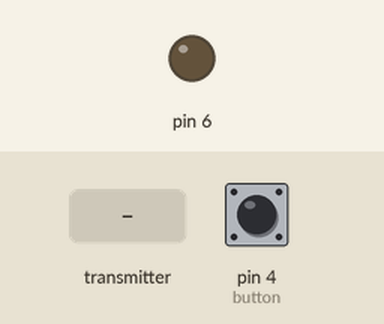
This sketch was run on a simulated Arduino Uno, built with avr-gcc and run on an emulated ATmega328P. Shown: output pins drawn as LEDs (lit = HIGH). Inputs (shaded band) come from the test bench; at power-on: pin 4 (button) HIGH. No radio packets arrive unless stated; what the sketch prints to the serial monitor is not drawn.

Above: at 1.2 s.
1.3 s: the transmitter starts sending angleV = 45
At 2.5 s:
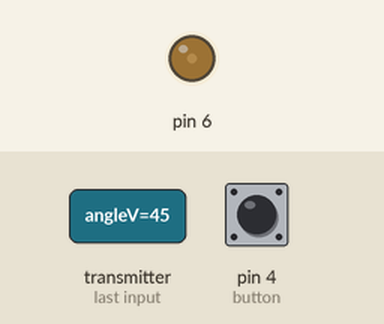
2.8 s: the transmitter starts sending angleV = 90
At 3.6 s:
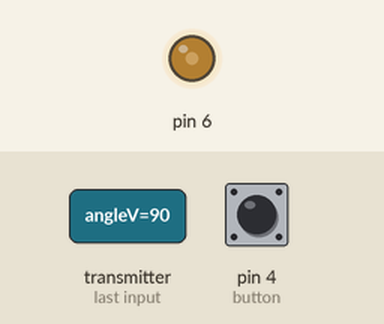
4.4 s: the transmitter starts sending angleV = 180
At 5.3 s:
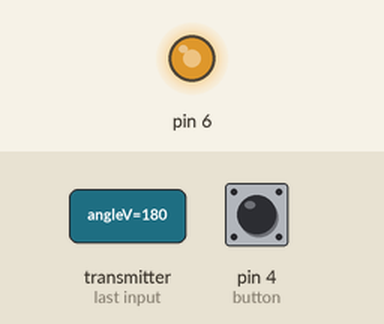
Timing chart, 0 to 7.4 s (numbered marks = the images above; inputs shaded):
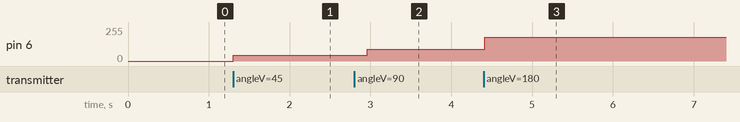

The sketch:

sketch_jun04b.ino
```cpp
#include <NewPing.h>

//recieving pot
//sending led
#include <SPI.h>
#include <nRF24L01.h>
#include <RF24.h>
#define button 4
RF24 radio(9, 10); // CE, CSN
const byte addresses[][6] = {"0153", "0151"};
boolean buttonState = 1;
void setup() {
  Serial.begin(9600);
pinMode(button, INPUT_PULLUP);
pinMode(6, OUTPUT);
radio.begin();
radio.openWritingPipe(addresses[0]); // 00001
radio.openReadingPipe(1,addresses[1]);// 00002
radio.setPALevel(RF24_PA_MIN);
}
void loop() {
delay(5);
radio.startListening();
if ( radio.available()) {
while (radio.available()) {
int angleV = 100;
radio.read(&angleV, sizeof(angleV));
analogWrite(6, angleV);
}
delay(200);
radio.stopListening();
buttonState = digitalRead(button);
Serial.print(buttonState);
radio.write(&buttonState, sizeof(buttonState));
}
}
```

Measured:
- after the input at 1.3 s, pin 6: 0/255 → 45/255 at once
- after the input at 2.8 s, pin 6: 45/255 → 90/255 after 0.16 s
- after the input at 4.4 s, pin 6: 90/255 → 180/255 at once
